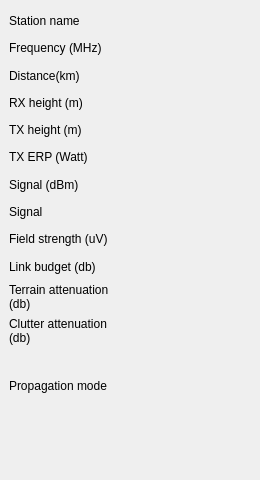
<?xml version="1.0" encoding="UTF-8"?>
<ui version="4.0">
 <class>StationSignalForm</class>
 <widget class="QWidget" name="StationSignalForm">
  <property name="geometry">
   <rect>
    <x>0</x>
    <y>0</y>
    <width>260</width>
    <height>480</height>
   </rect>
  </property>
  <property name="minimumSize">
   <size>
    <width>260</width>
    <height>0</height>
   </size>
  </property>
  <property name="windowTitle">
   <string>Signal</string>
  </property>
  <widget class="QWidget" name="gridLayoutWidget">
   <property name="geometry">
    <rect>
     <x>9</x>
     <y>10</y>
     <width>252</width>
     <height>411</height>
    </rect>
   </property>
   <layout class="QGridLayout" name="gridLayout">
    <item row="0" column="2">
     <widget class="QLabel" name="stationName">
      <property name="font">
       <font>
        <weight>75</weight>
        <bold>true</bold>
       </font>
      </property>
      <property name="text">
       <string/>
      </property>
     </widget>
    </item>
    <item row="11" column="0">
     <widget class="QLabel" name="label_10">
      <property name="maximumSize">
       <size>
        <width>100</width>
        <height>16777215</height>
       </size>
      </property>
      <property name="text">
       <string>Clutter attenuation (db)</string>
      </property>
      <property name="wordWrap">
       <bool>true</bool>
      </property>
     </widget>
    </item>
    <item row="6" column="2">
     <widget class="QLabel" name="signalDbm">
      <property name="font">
       <font>
        <weight>75</weight>
        <bold>true</bold>
       </font>
      </property>
      <property name="text">
       <string/>
      </property>
     </widget>
    </item>
    <item row="9" column="0">
     <widget class="QLabel" name="label_5">
      <property name="text">
       <string>Link budget (db)</string>
      </property>
     </widget>
    </item>
    <item row="7" column="2">
     <widget class="QLabel" name="signal">
      <property name="font">
       <font>
        <weight>75</weight>
        <bold>true</bold>
       </font>
      </property>
      <property name="text">
       <string/>
      </property>
     </widget>
    </item>
    <item row="0" column="1">
     <spacer name="horizontalSpacer">
      <property name="orientation">
       <enum>Qt::Horizontal</enum>
      </property>
      <property name="sizeType">
       <enum>QSizePolicy::Fixed</enum>
      </property>
      <property name="sizeHint" stdset="0">
       <size>
        <width>20</width>
        <height>20</height>
       </size>
      </property>
     </spacer>
    </item>
    <item row="8" column="2">
     <widget class="QLabel" name="fieldStrength">
      <property name="font">
       <font>
        <weight>75</weight>
        <bold>true</bold>
       </font>
      </property>
      <property name="text">
       <string/>
      </property>
     </widget>
    </item>
    <item row="6" column="0">
     <widget class="QLabel" name="label_2">
      <property name="text">
       <string>Signal (dBm)</string>
      </property>
     </widget>
    </item>
    <item row="9" column="2">
     <widget class="QLabel" name="linkBudget">
      <property name="font">
       <font>
        <weight>75</weight>
        <bold>true</bold>
       </font>
      </property>
      <property name="text">
       <string/>
      </property>
     </widget>
    </item>
    <item row="7" column="0">
     <widget class="QLabel" name="label_3">
      <property name="text">
       <string>Signal</string>
      </property>
     </widget>
    </item>
    <item row="1" column="2">
     <widget class="QLabel" name="frequency">
      <property name="font">
       <font>
        <weight>75</weight>
        <bold>true</bold>
       </font>
      </property>
      <property name="text">
       <string/>
      </property>
     </widget>
    </item>
    <item row="12" column="2">
     <widget class="QLabel" name="propMode">
      <property name="minimumSize">
       <size>
        <width>0</width>
        <height>70</height>
       </size>
      </property>
      <property name="font">
       <font>
        <weight>75</weight>
        <bold>true</bold>
       </font>
      </property>
      <property name="text">
       <string/>
      </property>
      <property name="wordWrap">
       <bool>true</bool>
      </property>
     </widget>
    </item>
    <item row="0" column="0">
     <widget class="QLabel" name="label">
      <property name="text">
       <string>Station name</string>
      </property>
     </widget>
    </item>
    <item row="10" column="0">
     <widget class="QLabel" name="label_9">
      <property name="maximumSize">
       <size>
        <width>100</width>
        <height>16777215</height>
       </size>
      </property>
      <property name="text">
       <string>Terrain attenuation (db)</string>
      </property>
      <property name="wordWrap">
       <bool>true</bool>
      </property>
     </widget>
    </item>
    <item row="12" column="0">
     <widget class="QLabel" name="label_6">
      <property name="maximumSize">
       <size>
        <width>100</width>
        <height>16777215</height>
       </size>
      </property>
      <property name="text">
       <string>Propagation mode</string>
      </property>
      <property name="wordWrap">
       <bool>true</bool>
      </property>
     </widget>
    </item>
    <item row="11" column="2">
     <widget class="QLabel" name="clutterAttenuation">
      <property name="font">
       <font>
        <weight>75</weight>
        <bold>true</bold>
       </font>
      </property>
      <property name="text">
       <string/>
      </property>
     </widget>
    </item>
    <item row="2" column="0">
     <widget class="QLabel" name="label_8">
      <property name="text">
       <string>Distance(km)</string>
      </property>
     </widget>
    </item>
    <item row="8" column="0">
     <widget class="QLabel" name="label_4">
      <property name="maximumSize">
       <size>
        <width>100</width>
        <height>16777215</height>
       </size>
      </property>
      <property name="text">
       <string>Field strength (uV)</string>
      </property>
      <property name="wordWrap">
       <bool>true</bool>
      </property>
     </widget>
    </item>
    <item row="4" column="0">
     <widget class="QLabel" name="label_11">
      <property name="text">
       <string>TX height (m)</string>
      </property>
     </widget>
    </item>
    <item row="10" column="2">
     <widget class="QLabel" name="terrainAttenuation">
      <property name="font">
       <font>
        <weight>75</weight>
        <bold>true</bold>
       </font>
      </property>
      <property name="text">
       <string/>
      </property>
     </widget>
    </item>
    <item row="1" column="0">
     <widget class="QLabel" name="label_7">
      <property name="text">
       <string>Frequency (MHz)</string>
      </property>
     </widget>
    </item>
    <item row="2" column="2">
     <widget class="QLabel" name="distance">
      <property name="font">
       <font>
        <weight>75</weight>
        <bold>true</bold>
       </font>
      </property>
      <property name="text">
       <string/>
      </property>
     </widget>
    </item>
    <item row="3" column="0">
     <widget class="QLabel" name="label_12">
      <property name="text">
       <string>RX height (m)</string>
      </property>
     </widget>
    </item>
    <item row="3" column="2">
     <widget class="QLabel" name="rxHeight">
      <property name="font">
       <font>
        <weight>75</weight>
        <bold>true</bold>
       </font>
      </property>
      <property name="text">
       <string/>
      </property>
     </widget>
    </item>
    <item row="4" column="2">
     <widget class="QLabel" name="txHeight">
      <property name="font">
       <font>
        <weight>75</weight>
        <bold>true</bold>
       </font>
      </property>
      <property name="text">
       <string/>
      </property>
     </widget>
    </item>
    <item row="5" column="0">
     <widget class="QLabel" name="label_13">
      <property name="text">
       <string>TX ERP (Watt)</string>
      </property>
     </widget>
    </item>
    <item row="5" column="2">
     <widget class="QLabel" name="txERP">
      <property name="font">
       <font>
        <weight>75</weight>
        <bold>true</bold>
       </font>
      </property>
      <property name="text">
       <string/>
      </property>
     </widget>
    </item>
   </layout>
  </widget>
  <widget class="QLabel" name="labelSmeter">
   <property name="geometry">
    <rect>
     <x>10</x>
     <y>440</y>
     <width>191</width>
     <height>31</height>
    </rect>
   </property>
   <property name="sizePolicy">
    <sizepolicy hsizetype="Fixed" vsizetype="Preferred">
     <horstretch>0</horstretch>
     <verstretch>0</verstretch>
    </sizepolicy>
   </property>
   <property name="toolTip">
    <string>Signal meter</string>
   </property>
   <property name="text">
    <string/>
   </property>
   <property name="pixmap">
    <pixmap resource="resources.qrc">:/icons/images/icons/s-meter-scale3.png</pixmap>
   </property>
   <property name="scaledContents">
    <bool>false</bool>
   </property>
  </widget>
 </widget>
 <resources>
  <include location="resources.qrc"/>
 </resources>
 <connections/>
</ui>
